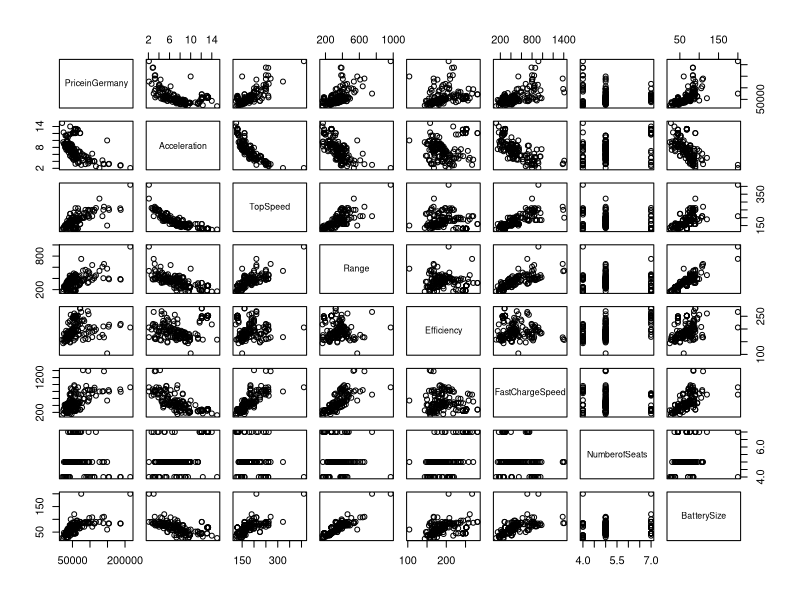
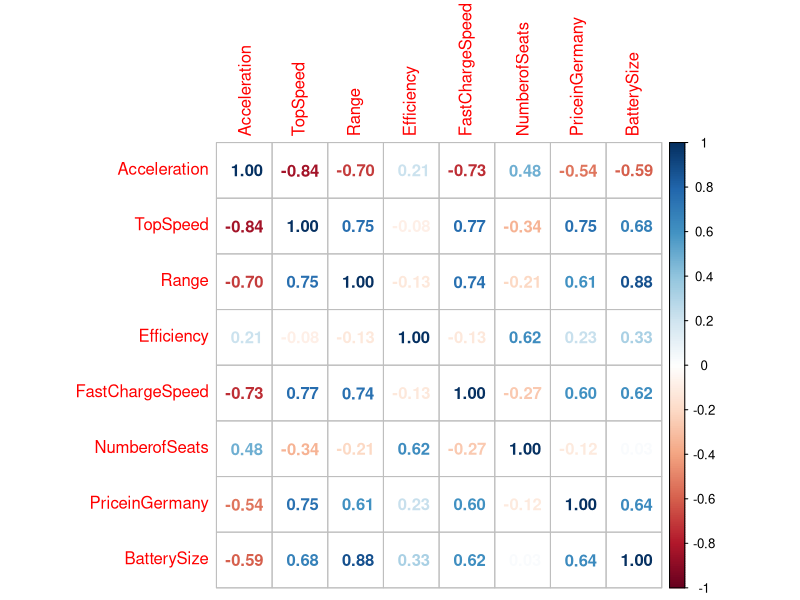
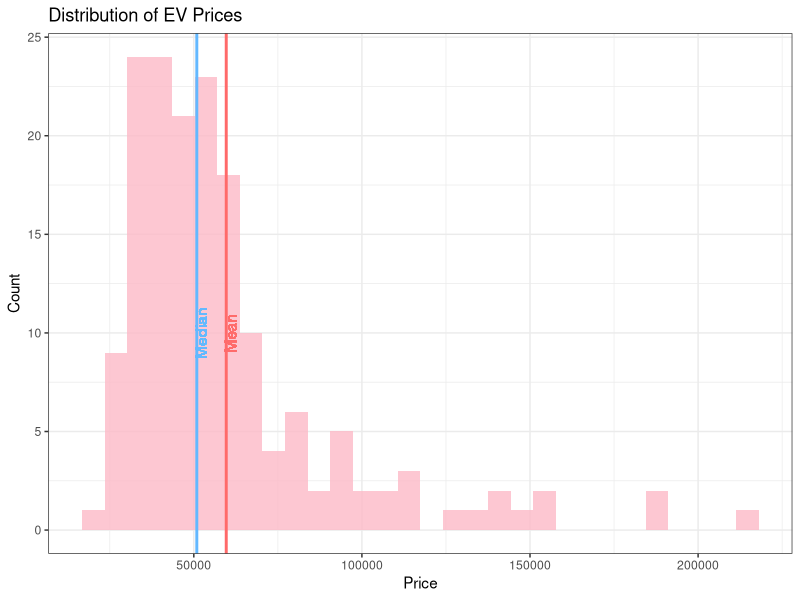
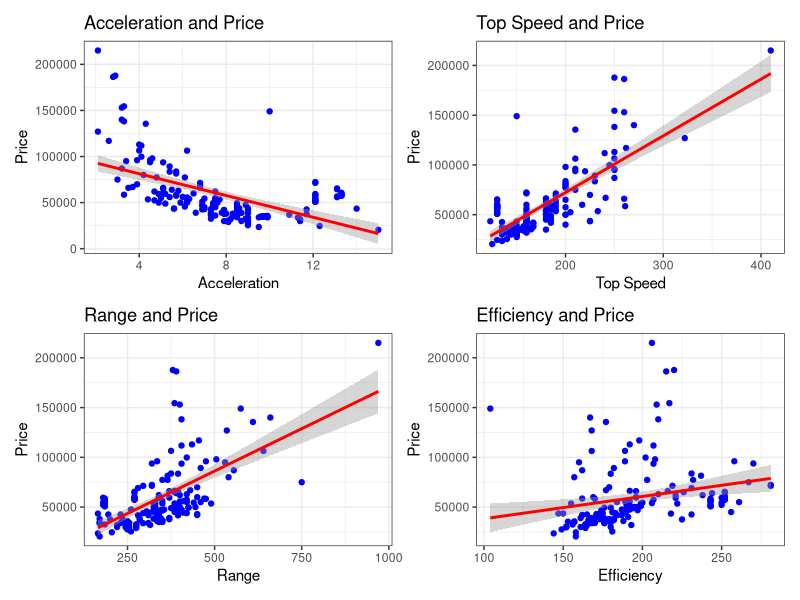
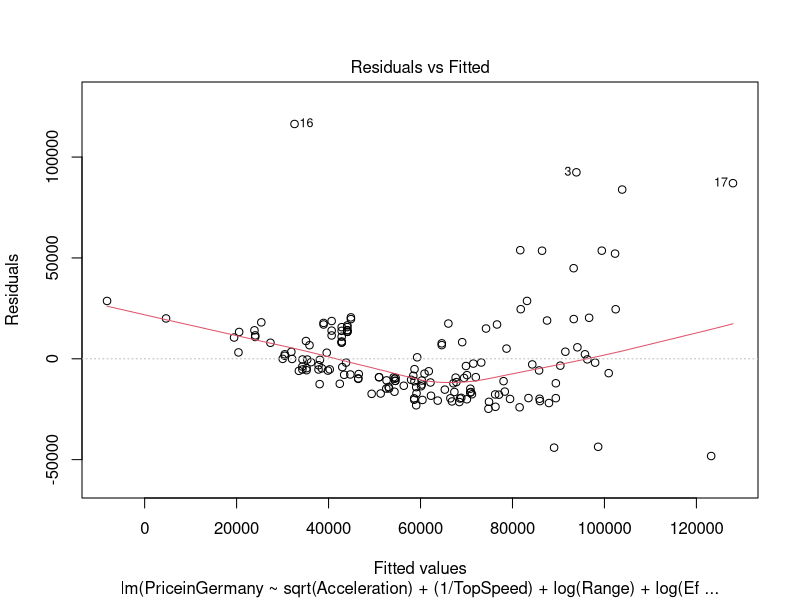
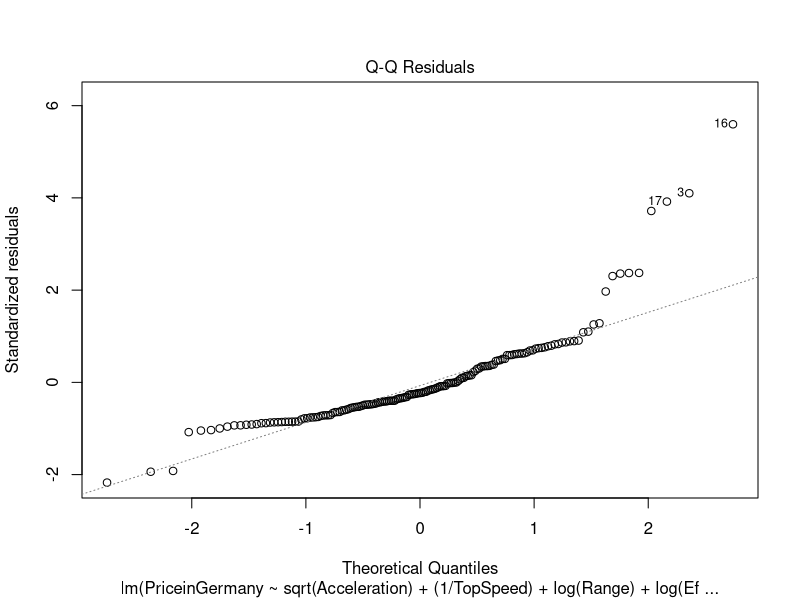
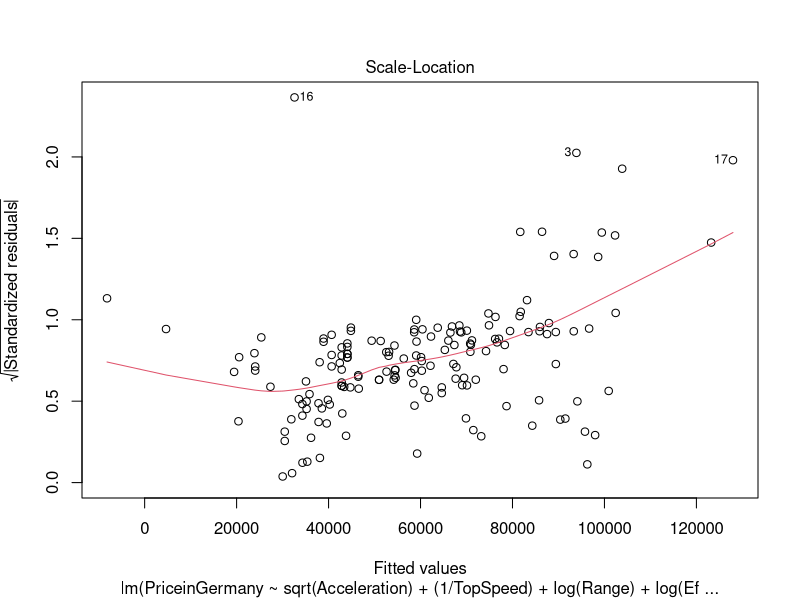
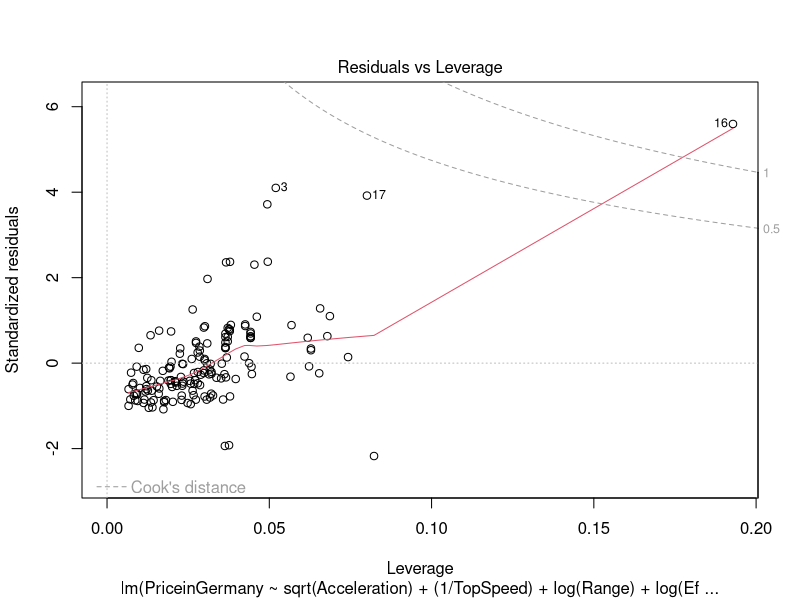

These charts were generated, in order, by the following R code:
## ---- chunk 1
knitr::opts_chunk$set(echo = TRUE)
library(tidyverse)
library(readxl)
library(MASS)
library(car)
library(corrplot)
library(patchwork)
library(leaps)
## ---- chunk 2
ev <- read_xlsx('Electric Vehicle Data/Cheapestelectriccars-EVDatabase.xlsx', 
                sheet = 'Cheapestelectriccars- UTF8')
## ---- chunk 3
# Convert Character Vectors into useable numeric vectors
ev$BatterySize <- as.numeric(gsub(".* ([0-9]{2,3}[.]*[0-9]*) kWh", "\\1", ev$Subtitle))
libra_strip <- gsub(".([0-9]{2,3},[0-9]{3})", "\\1", ev$PriceinUK) # strip the libra symbol
ev$PriceinUK <- as.numeric(gsub(",", "", libra_strip))
ev$Acceleration <- as.numeric(gsub(" sec", "", ev$Acceleration))
ev$TopSpeed <- as.numeric(gsub(" km/h", "", ev$TopSpeed))
ev$Range <- as.numeric(gsub(" km", "", ev$Range))
ev$Efficiency <- as.numeric(gsub(" Wh/km", "", ev$Efficiency))
ev$FastChargeSpeed <- as.numeric(gsub(" km/h", "", ev$FastChargeSpeed))
ev$Drive <- as.factor(ev$Drive)
ev$PriceinGermany <- as.numeric(ev$PriceinGermany)
ev <- ev[,-2] #removing subtitle column
## ---- chunk 4
# Limit ev to complete records, German Prices
ev <- ev[complete.cases(cbind(ev$FastChargeSpeed, ev$PriceinGermany)),]
attach(ev)
## ---- chunk 5
head(ev)
## ---- chunk 6
#summary of Battery Size
summary(BatterySize)
## ---- chunk 7
#summary of EV prices in Germany
summary(PriceinGermany)
## ---- chunk 8
#summary of Top speed
summary(TopSpeed)
## ---- chunk 9
#summary of Battery Range
summary(Range)
## ---- chunk 10
ev_numeric <- ev[, -c(1,7,10 )] #Creating numeric data frame for correlation plots and removing price in UK
pairs(PriceinGermany~., ev_numeric)
## ---- chunk 11
corrplot(cor(ev_numeric), method = "number")
## ---- chunk 12
ggplot(ev_numeric, aes(x = PriceinGermany)) +    
  geom_histogram(alpha = 0.8,fill = "#fcb9c6") +
  geom_vline(aes(xintercept = mean(PriceinGermany)),col='indianred1',size=1)+ #Vertical Line for Mean
  geom_text(aes(x=mean(PriceinGermany) + 1250, label="Mean", y=10), colour="indianred1", angle=90) +
  geom_vline(aes(xintercept = median(PriceinGermany)),col='steelblue1',size=1)+ #Vertical Line for Median
  geom_text(aes(x=median(PriceinGermany) + 1250, label="Median", y=10), colour="steelblue1", angle=90) +
  labs(x= 'Price',y = 'Count', title = paste("Distribution of EV Prices")) +
  theme_bw()
## ---- chunk 13
v1 <- ggplot(ev_numeric, aes(x=Acceleration,y=PriceinGermany))+
  geom_point(color = "blue")+
  
  stat_smooth(aes(x=Acceleration,y=PriceinGermany),method="lm", color="red")+ #code for trend line
  theme_bw()+
  labs(x = 'Acceleration', 
       y = 'Price', 
       title = 'Acceleration and Price')

v2 <- ggplot(ev_numeric, aes(x=TopSpeed,y=PriceinGermany))+
  geom_point(color = "blue")+
  
  stat_smooth(aes(x=TopSpeed,y=PriceinGermany),method="lm", color="red")+ #code for trend line
  theme_bw()+
  labs(x = 'Top Speed', 
       y = 'Price', 
       title = 'Top Speed and Price')


v3 <- ggplot(ev_numeric, aes(x=Range,y=PriceinGermany))+
  geom_point(color = "blue")+
  
  stat_smooth(aes(x=Range,y=PriceinGermany),method="lm", color="red")+ #code for trend line
  theme_bw()+
  labs(x = 'Range', 
       y = 'Price', 
       title = 'Range and Price')


v4 <- ggplot(ev_numeric, aes(x=Efficiency,y=PriceinGermany))+
  geom_point(color = "blue")+
  
  stat_smooth(aes(x=Efficiency,y=PriceinGermany),method="lm", color="red")+ #code for trend line
  theme_bw()+
  labs(x = 'Efficiency', 
       y = 'Price', 
       title = 'Efficiency and Price')

patch = v1 + v2 + v3 + v4 + plot_layout(ncol=2, nrow=2) #patching all graphs in one frame
patch
## ---- chunk 14
# Transform numeric predictors
summary(powerTransform(cbind(ev$Acceleration, ev$TopSpeed, ev$Range, ev$Efficiency,
                             ev$FastChargeSpeed, ev$BatterySize)))
## ---- chunk 15
# Create model with transformed Data
transformed_model <- lm(PriceinGermany ~ sqrt(Acceleration) + (1/TopSpeed) + log(Range) +
                 log(Efficiency) + log(FastChargeSpeed) + log(BatterySize), data = ev)
summary(transformed_model)
## ---- chunk 16
# Perform Best Subset Selection on Transformed Data
transformed_model_subsets <- regsubsets(x = PriceinGermany ~ sqrt(Acceleration) + (1/TopSpeed)
                             + log(Range) +log(Efficiency) + log(FastChargeSpeed)
                             + log(BatterySize), data = ev)
summary(transformed_model_subsets)
## ---- chunk 17
# Create model with transformed Data, without FastChargeSpeed
subset_model <- lm(PriceinGermany ~ sqrt(Acceleration) + (1/TopSpeed) + log(Range) +
                 log(Efficiency) + log(BatterySize), data = ev)
summary(subset_model)
plot(subset_model)
